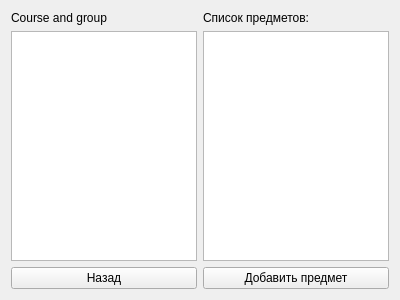
<?xml version="1.0" encoding="UTF-8"?>
<ui version="4.0">
 <class>SubjectListEdit</class>
 <widget class="QWidget" name="SubjectListEdit">
  <property name="geometry">
   <rect>
    <x>0</x>
    <y>0</y>
    <width>400</width>
    <height>300</height>
   </rect>
  </property>
  <property name="windowTitle">
   <string>Form</string>
  </property>
  <layout class="QGridLayout" name="gridLayout">
   <item row="0" column="1">
    <widget class="QLabel" name="label">
     <property name="text">
      <string>Список предметов:</string>
     </property>
    </widget>
   </item>
   <item row="0" column="0">
    <widget class="QLabel" name="courseAndGroup">
     <property name="text">
      <string>Course and group</string>
     </property>
    </widget>
   </item>
   <item row="2" column="1">
    <widget class="QPushButton" name="addSubjectButton">
     <property name="text">
      <string>Добавить предмет</string>
     </property>
    </widget>
   </item>
   <item row="2" column="0">
    <widget class="QPushButton" name="backButton">
     <property name="text">
      <string>Назад</string>
     </property>
    </widget>
   </item>
   <item row="1" column="0">
    <widget class="QListView" name="studentList"/>
   </item>
   <item row="1" column="1">
    <widget class="QListView" name="subjectList"/>
   </item>
  </layout>
 </widget>
 <resources/>
 <connections>
  <connection>
   <sender>backButton</sender>
   <signal>clicked()</signal>
   <receiver>SubjectListEdit</receiver>
   <slot>goBack()</slot>
   <hints>
    <hint type="sourcelabel">
     <x>102</x>
     <y>278</y>
    </hint>
    <hint type="destinationlabel">
     <x>199</x>
     <y>149</y>
    </hint>
   </hints>
  </connection>
 </connections>
 <slots>
  <slot>goBack()</slot>
 </slots>
</ui>
